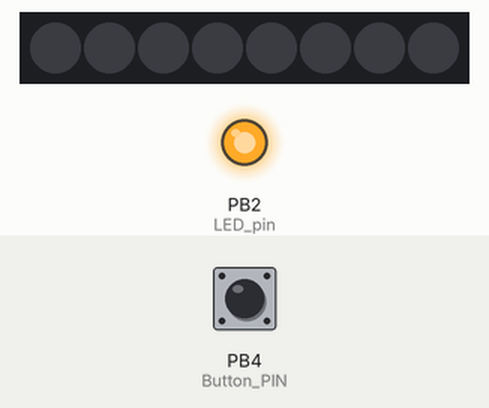
Simulated run of this sketch. Board: ATtiny85, built with avr-gcc and run on an emulated ATtiny85. On the bench: 8 RGB LEDs in strip order, left to right, output pins drawn as LEDs (lit = HIGH). Dashed ring = blinking. Inputs (shaded band) come from the test bench; at power-on: PB4 (Button_PIN) HIGH. Pins used as bus, display or sensor lines are not drawn.

Above: at 3.2 s.
3.3 s: PB4 (Button_PIN) pulled LOW for 0.15 s
At 4.47 s:
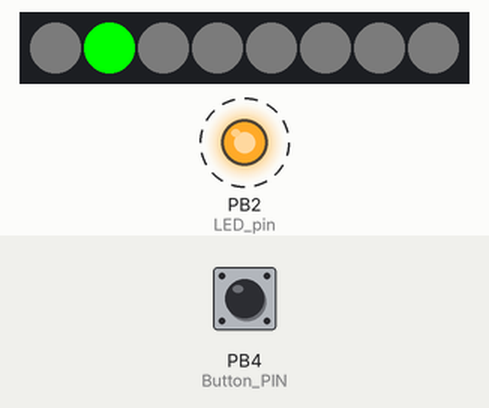
At 5.11 s:
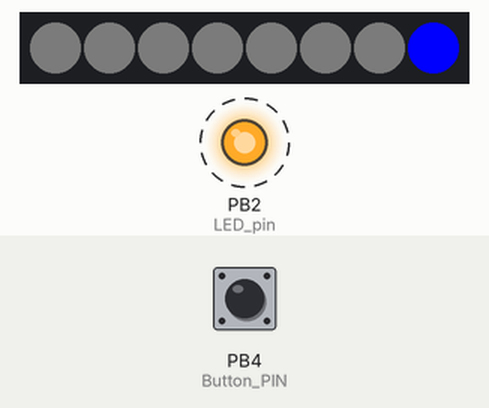
5.2 s: PB4 (Button_PIN) pulled LOW for 1 s
At 6.2 s:
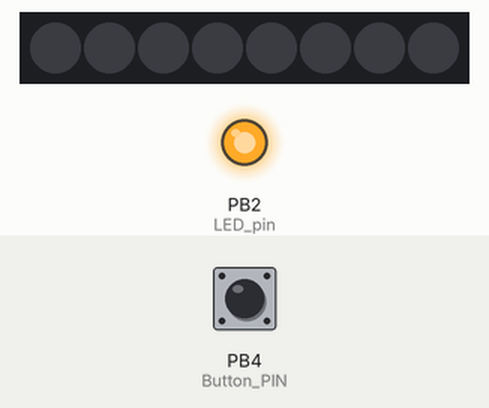
Timing chart, 0 to 17.2 s (numbered marks = the images above; inputs shaded):
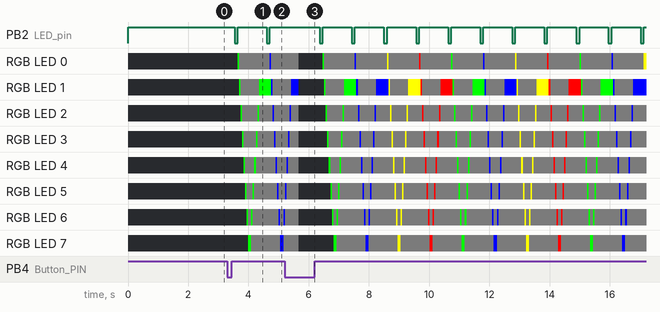

Measured:
- after the input at 3.3 s, PB2 (LED_pin): alternates HIGH for 0.96 s and LOW for 0.10 s, starting after 0.24 s; RGB LED 0: off → RGB(0, 255, 0) after 0.34 s, → RGB(3, 3, 3) 0.05 s later, → RGB(0, 0, 255) 1.0 s later, → RGB(3, 3, 3) 0.05 s later
- after the input at 5.2 s, the LEDs: first differ from a run without the input after 0.47 s (image 3)

The sketch:

MAX7219__ESP8266__NeoPixels_07.ino
```cpp
// -- MAX7219 Driver  Implementation
// -- http://www.esp8266-projects.com/2015/06/arduino-ide-max7219-8-digit-display.html

#include <Adafruit_NeoPixel.h>
#ifdef __AVR__
  #include <avr/power.h>
#endif

// ESP8266 - ESP-201 : IO5
// Nodemcu - D1 : GPI05
int NeoPixel_PIN = 5;
// How many NeoPixels are attached to the Arduino?
int NeoPixel_NUMPIXELS = 8;
// Button for user action - Nodemcu - D2 : GPI04
int Button_PIN = 4;

int INTENSITYMIN = 0; // minimum brightness, valid range [0,15]
int INTENSITYMAX = 1; // maximum brightness, valid range [0,15]

int DIN_PIN = 13;      // data in pin   -- D7
int CS_PIN = 12;       // load (CS) pin -- D6
int CLK_PIN = 14;      // clock pin     -- D5
int dly = 50;          // delay in us
int offset=5;          // input offset

int LED_pin = 2; // GPIO2
int iCounter = 0;
// 0 - készenlét
// 1 - számlálás előre
// 2 - számlálás vissza
//
int iMode = 0;

unsigned long lMilisLastPushedButton = 0;
unsigned long lMilisPushedButtonDelay = 500;

// MAX7219 registers
byte MAXREG_DECODEMODE = 0x09;
byte MAXREG_INTENSITY  = 0x0a;
byte MAXREG_SCANLIMIT  = 0x0b;
byte MAXREG_SHUTDOWN   = 0x0c;
byte MAXREG_DISPTEST   = 0x0f;

// Parameter 1 = number of pixels in strip
// Parameter 2 = Arduino pin number (most are valid)
// Parameter 3 = pixel type flags, add together as needed:
//   NEO_KHZ800  800 KHz bitstream (most NeoPixel products w/WS2812 LEDs)
//   NEO_KHZ400  400 KHz (classic 'v1' (not v2) FLORA pixels, WS2811 drivers)
//   NEO_GRB     Pixels are wired for GRB bitstream (most NeoPixel products)
//   NEO_RGB     Pixels are wired for RGB bitstream (v1 FLORA pixels, not v2)
//   NEO_RGBW    Pixels are wired for RGBW bitstream (NeoPixel RGBW products)
Adafruit_NeoPixel strip = Adafruit_NeoPixel(NeoPixel_NUMPIXELS, NeoPixel_PIN, NEO_GRB + NEO_KHZ800);
// IMPORTANT: To reduce NeoPixel burnout risk, add 1000 uF capacitor across
// pixel power leads, add 300 - 500 Ohm resistor on first pixel's data input
// and minimize distance between Arduino and first pixel.  Avoid connecting
// on a live circuit...if you must, connect GND first.


void putByte(byte data)
{
  byte i = 8;
  byte mask;
  while (i > 0)
  {
    mask = 0x01 << (i - 1);        // apply bitmask
    digitalWrite( CLK_PIN, LOW);   // CLK
    delayMicroseconds(dly);
    if (data & mask)               // select bit
    {
      digitalWrite(DIN_PIN, HIGH); // send 1
      delayMicroseconds(dly);
    }
    else
    {
      digitalWrite(DIN_PIN, LOW);  // send 0
      delayMicroseconds(dly);
    }
    digitalWrite(CLK_PIN, HIGH);   // CLK
    delayMicroseconds(dly);
    --i;                           // move to next bit
  }
}

void setRegistry(byte reg, byte value)
{
  digitalWrite(CS_PIN, LOW);
  delayMicroseconds(dly);
  putByte(reg);   // specify register
  putByte(value); // send data

  digitalWrite(CS_PIN, LOW);
  delayMicroseconds(dly);
  digitalWrite(CS_PIN, HIGH);
}

void print_LED_int(int iVal, int w)
{
  int strl;
  int n = 0;
  String stringVal = "";     //data on buff is copied to this string
  char charVal;

  stringVal = String(iVal, DEC);
  strl = stringVal.length();
  for(int i=0; i<strl; i++)
  {
    charVal = stringVal[i];
    n = charVal - 48;
    setRegistry(strl-i, n);
  }
}

void print_LED(float fVal, int w, int p)
{
  int d = 1;
  int ch = 1;
  int n = 0;
  int nr_size = 0;
  char charVal[11];               //temporarily holds data from vals
  String stringVal = "";     //data on buff is copied to this string

  //dtostrf(fVal, w, p, charVal);  //4 is mininum width, 3 is precision;
                           //NOT WORKING FOR Values SMALLER THAT 0.01 !!
  // stringVal = charVal;
  // created a new function below for converting properly a pozitive xxxx.xxx float to string


  //stringVal=ftos(fVal,0);
  stringVal = String((int)fVal, DEC);

  int strl = stringVal.length()-1;
  for (int i=0;i<strl+1;i++)
  { charVal[i]=stringVal[i]; }

    //Serial.print("Length: ");Serial.println(strl); //display string
    //Serial.println(stringVal);
  //convert charVal[] to LED Display string
  for(int i=0;i<strl+1;i++)
  {
    if ((charVal[i] == '.') && (d==1))
    {
    stringVal=charVal[i];
    n = 0;
    n = (n * 10) + (charVal[i-1] - 48);
    setRegistry(strl-i+1, 128+n);
    d = 0;
    }
    else  {
        stringVal=charVal[i];
        //Serial.print("d: ");Serial.print(d); //display string
        //Serial.print("  - Increment: ");Serial.print(i); //display string
        //Serial.print(" - INT: ");Serial.println(charVal[i]); //display string
        n=0;
        n = (n * 10) + (charVal[i] - 48);
        int pos = i;
        if (d==0) { pos = i-1; }
        setRegistry(strl-pos,n);
    }
  }
}

 String ftos(float fVal, int prec)
{
  int mlt=10;
  String snr;
  String dp;
  int iprt,dprt;

  iprt = int(fVal);

   // Round fVal for proper prec printing - correctly so that print(1.999, 2) prints as "2.00"
   double rnd = 0.5;
   for(uint8_t i = 0; i < prec; ++i)
        rnd /= 10.0;
        mlt *= 100;
    fVal += rnd;

 // Check and count "0"'s proper after ZERO (0.00xx) number display
  dprt = 1000*(fVal-iprt);
  if (dprt < 10)
  {
    dp = "00" + String(dprt);
  }else
        if (dprt < 100)
        {
          dp = "0" + String(dprt);
        }else {dp = dprt;}

  snr = String(iprt) +"."+String(dp);

  //Serial.println("");
  //Serial.print("MLT: ");Serial.println(mlt);
  //Serial.println("");
  //Serial.print("DEC Part: ");Serial.println(dprt);
  //Serial.println("");
  //Serial.print("Int Part: ");Serial.println(iprt);
  //Serial.print(" . ");
  //Serial.print("DP: "); Serial.print(dp);

  return snr;
}


void zero_lcd()
{
 for (int i=1;i<9;i++)
 {
  setRegistry(i, 0);
    delayMicroseconds(100);
 }
}

void blank_lcd()
{
 for (int i=1;i<9;i++)
 {
  setRegistry(i, 0x0f);
    delayMicroseconds(100);
 }
}

void init_MAX7219()
{
  // select allocated I/O pins
  pinMode(DIN_PIN, OUTPUT);
  pinMode(CLK_PIN, OUTPUT);
  pinMode(CS_PIN, OUTPUT);

  // initialization of the MAX7219
  setRegistry(MAXREG_SCANLIMIT, 0x07);
    delayMicroseconds(dly);
  setRegistry(MAXREG_DECODEMODE, 0xFF);  // full decode mode BCD 7 Seg Display
    delayMicroseconds(dly);
  setRegistry(MAXREG_SHUTDOWN, 0x01);    // shutdown mode OFF
    delayMicroseconds(dly);
  setRegistry(MAXREG_DISPTEST, 0x00);    // no test
    delayMicroseconds(dly);
  setRegistry(MAXREG_INTENSITY, 0x02);  // 5/32
    delayMicroseconds(dly);
  //zero_lcd();
  blank_lcd();
}

void colorPingPong(uint32_t c, uint32_t cycles, uint8_t wait)
{
  uint32_t c0 = strip.Color(3, 3, 3);

  for(uint32_t i = 0; i < cycles; i++)
  {
    for(uint16_t j = 0; j < strip.numPixels(); j++)
    {
      if(j > 0)
      {
        strip.setPixelColor(j-1, c0);
      }
      strip.setPixelColor(j, c);
      strip.show();
      delay(wait);
    }

    for(uint16_t k = strip.numPixels() - 1; k > 0 ; k--)
    {
      if(k < (strip.numPixels() - 1))
      {
        strip.setPixelColor(k+1, c0);
      }
      strip.setPixelColor(k, c);
      strip.show();
      delay(wait);
    }

  }
}

void colorFill(uint32_t c)
{
  for(uint16_t j = 0; j < strip.numPixels(); j++)
  {
    strip.setPixelColor(j, c);
  }
  strip.show();
  delayMicroseconds(50);
}

// Gombot megnyomták
// 0: - nem
// 1: - igen
// ...
int Button_Pushed()
{
  int iRet = 0;
  unsigned long lMilisNow;

  if(digitalRead(Button_PIN) == LOW)
  {
    delayMicroseconds(50);
    if(digitalRead(Button_PIN) == LOW)
    {
      lMilisNow = millis();
      if((lMilisNow - lMilisLastPushedButton) >= lMilisPushedButtonDelay)
      {
        lMilisLastPushedButton = lMilisNow;
        iRet = 1;
      }
    }
  }
  return iRet;
}

void setup ()
{
  //Serial.begin(9600);
  pinMode(LED_pin, OUTPUT);
  digitalWrite(LED_pin, HIGH);

  pinMode(Button_PIN, INPUT);

  init_MAX7219();
  iCounter = 0;
  iMode = 0;

  // This is for Trinket 5V 16MHz, you can remove these three lines if you are not using a Trinket
  #if defined (__AVR_ATtiny85__)
    if (F_CPU == 16000000) clock_prescale_set(clock_div_1);
  #endif
  // End of trinket special code

  strip.begin();
  strip.show(); // Initialize all pixels to 'off'

  delay(2000);
}


void loop ()
{
  int iButtonx;

  iButtonx = Button_Pushed();

  if(iMode == 0)
  {
// -- készenlét --
    if(iButtonx == 1)
    {
      iMode = 1;
      iCounter = 0;
      zero_lcd();
      delay(80);
      blank_lcd();
      delay(20);
    }
   delay(50);
  }
  else if(iMode == 1)
  {
// -- számlálás előre --

    if(iButtonx == 1)
    {
      iMode = 0;
      colorFill(strip.Color(0, 0, 0));
    }
    else
    {
      iCounter += 1;

      digitalWrite(LED_pin, LOW);

      print_LED_int(iCounter, 0);

      delay(100);
      digitalWrite(LED_pin, HIGH);

      if((iCounter % 4) == 0)
      {
        colorPingPong(strip.Color(255, 0, 0), 1, 50); // Red
      }
      else if((iCounter % 4) == 1)
      {
        colorPingPong(strip.Color(0, 255, 0), 1, 50); // Green
      }
      else if((iCounter % 4) == 2)
      {
        colorPingPong(strip.Color(0, 0, 255), 1, 50); // Blue
      }
      else if((iCounter % 4) == 3)
      {
        colorPingPong(strip.Color(255, 255, 0), 1, 50); // Yellow
      }
    }
   delay(200);
  }
 }
```
